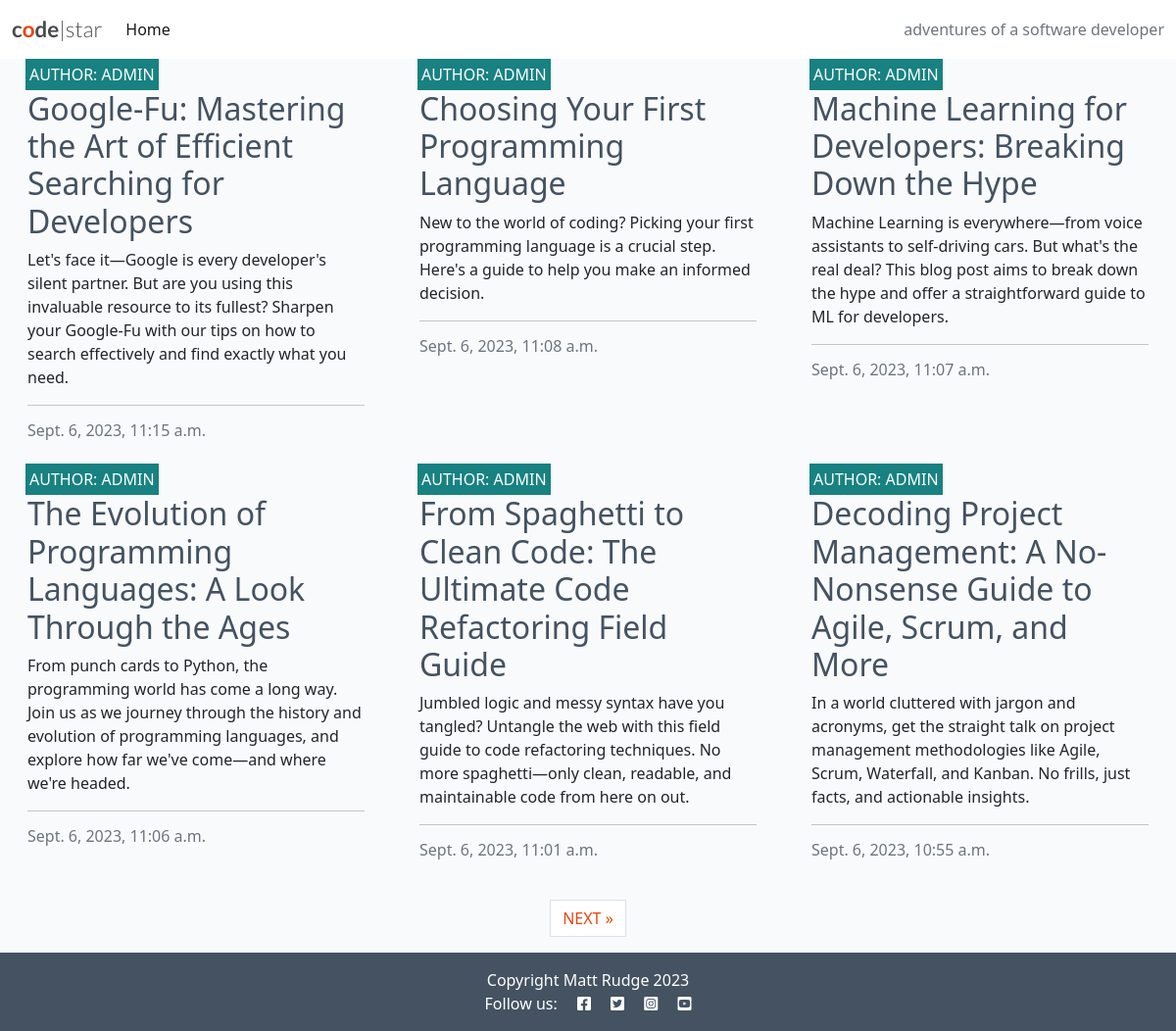
The page / on the database its author committed.
### blog/models.py (models this page shows, shortened)
class Post(models.Model):
    title = models.CharField(max_length=200, unique=True)
    slug = models.SlugField(max_length=200, unique=True)
    author = models.ForeignKey(
        User, on_delete=models.CASCADE, related_name="blog_posts"
    )
    content = models.TextField()
    created_on = models.DateTimeField(auto_now_add=True)
    status = models.IntegerField(choices=STATUS, default=0)
    excerpt = models.TextField(blank=True)
    updated_on = models.DateTimeField(auto_now=True)
    class Meta:
        ordering = ["-created_on"]

### blog/views.py (the view)
# urls.py: path("", PostList.as_view(), name="home"),
class PostList(generic.ListView):
    queryset = Post.objects.filter(status=1)
    template_name = "blog/index.html"
    context_object_name = "post_list"
    paginate_by = 6

### blog/templates/blog/index.html (shortened to what this page needs)
{% extends "base.html" %}
{% block content %}
<div class="container-fluid">
    <div class="row">
        <div class="col-12 mt-3 left">
            <div class="row">
                {% for post in post_list %}
                <div class="col-md-4">
                    <div class="card mb-4">
                        <div class="card-body">
                            <div class="image-container">
                                <div class="image-flash">
                                    <p class="author">Author: {{ post.author }}</p>
                                </div>
                            </div>
                            <a href="#" class="post-link">
                                <h2 class="card-title">{{ post.title }}</h2>
                            </a>
                            <p class="card-text">{{ post.excerpt }}</p>
                            <hr />
                            <p class="card-text text-muted h6">{{ post.created_on}}
                            </p>
                        </div>
                    </div>
                </div>
                {% if forloop.counter|divisibleby:3 %}
            </div>
            <div class="row">
                {% endif %}
                {% endfor %}
            </div>
        </div>
    </div>
    {% if is_paginated %}
    <nav aria-label="Page navigation">
<ul class="pagination justify-content-center">
    {% if page_obj.has_next %}
    <li>
        <a href="?page={{ page_obj.next_page_number }}"
          class="page-link">NEXT »</a>
    </li>
    {% endif %}
</ul>
    </nav>
    {% endif %}
</div>
{% endblock %}
{% block copyright %}
Copyright Matt Rudge 2023
{% endblock %}

### static/css/style.css (style rules this page uses)
body { background-color: #F9FAFC; }
.main-bg { background-color: #F9FAFC; }
.card { border: none; background-color: transparent; }
.image-container { position: relative; }
.image-flash { position: absolute; bottom: 5%; min-width: 30%; left: -2px; background-color: #188181; }
.author { color: white; margin: 4px; text-transform: uppercase; }
.post-link { text-decoration: none; color: #445261; }
.post-link:hover, .page-link { color: #E84610; }

### rows shown on the page
Post: author "ADMIN", title "Google-Fu: Mastering the Art of Efficient Searching for Developers", excerpt "Let's face it—Google is every developer's silent partner. But are you using this invaluable resource to its fullest? Sharpen your Google-Fu with our tips on how to search effectively and find exactly what you need.", created_on "Sept. 6, 2023, 11:15 a.m."
Post: author "ADMIN", title "Choosing Your First Programming Language", excerpt "New to the world of coding? Picking your first programming language is a crucial step. Here's a guide to help you make an informed decision.", created_on "Sept. 6, 2023, 11:08 a.m."
Post: author "ADMIN", title "Machine Learning for Developers: Breaking Down the Hype", excerpt "Machine Learning is everywhere—from voice assistants to self-driving cars. But what's the real deal? This blog post aims to break down the hype and offer a straightforward guide to ML for developers.", created_on "Sept. 6, 2023, 11:07 a.m."
Post: author "ADMIN", title "The Evolution of Programming Languages: A Look Through the Ages", excerpt "From punch cards to Python, the programming world has come a long way. Join us as we journey through the history and evolution of programming languages, and explore how far we've come—and where we're headed.", created_on "Sept. 6, 2023, 11:06 a.m."
Post: author "ADMIN", title "From Spaghetti to Clean Code: The Ultimate Code Refactoring Field Guide", excerpt "Jumbled logic and messy syntax have you tangled? Untangle the web with this field guide to code refactoring techniques. No more spaghetti—only clean, readable, and maintainable code from here on out.", created_on "Sept. 6, 2023, 11:01 a.m."
Post: author "ADMIN", title "Decoding Project Management: A No-Nonsense Guide to Agile, Scrum, and More", excerpt "In a world cluttered with jargon and acronyms, get the straight talk on project management methodologies like Agile, Scrum, Waterfall, and Kanban. No frills, just facts, and actionable insights.", created_on "Sept. 6, 2023, 10:55 a.m."
